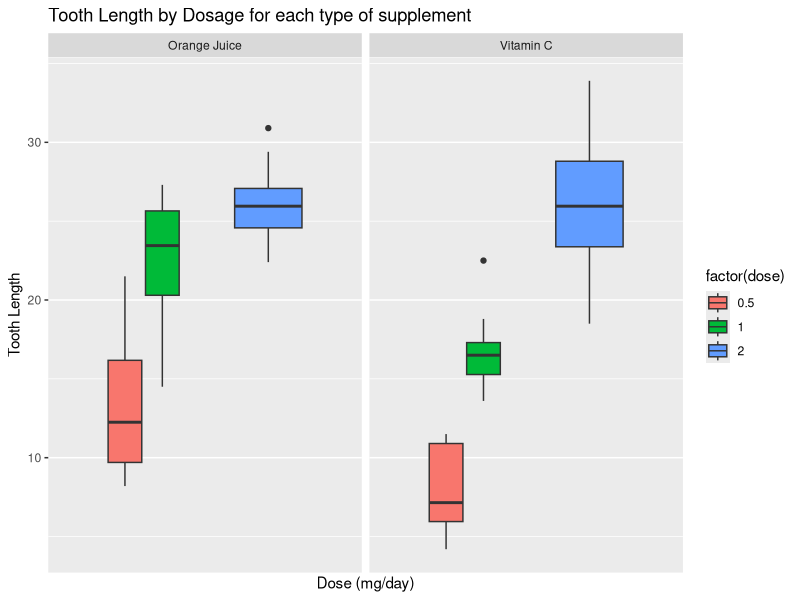

R code for this plot:
## ---- chunk 1
knitr::opts_chunk$set(echo = TRUE)

## ---- chunk 2
library(datasets)
library(ggplot2)

data(ToothGrowth)

head(ToothGrowth)
str(ToothGrowth)
summary(ToothGrowth)


## ---- chunk 3

levels(ToothGrowth$supp)<-c("Orange Juice","Vitamin C")
plot.bxpl <- ggplot(ToothGrowth, aes(x=dose,y=len,fill=factor(dose))) +
    facet_grid(.~supp)+ geom_boxplot() + 
    scale_x_discrete("Dose (mg/day)") +   
    scale_y_continuous("Tooth Length") +  
    ggtitle("Tooth Length by Dosage for each type of supplement")

plot.bxpl


## ---- chunk 4

hypoth1 <- t.test(len ~ supp, data = ToothGrowth)
hypoth1
## ---- chunk 5
hypoth2<-t.test(len ~ supp, data = subset(ToothGrowth, dose == 0.5))
hypoth2
## ---- chunk 6

hypoth3<-t.test(len ~ supp, data = subset(ToothGrowth, dose == 1))
## ---- chunk 7
hypoth4<-t.test(len ~ supp, data = subset(ToothGrowth, dose == 2))
hypoth4
